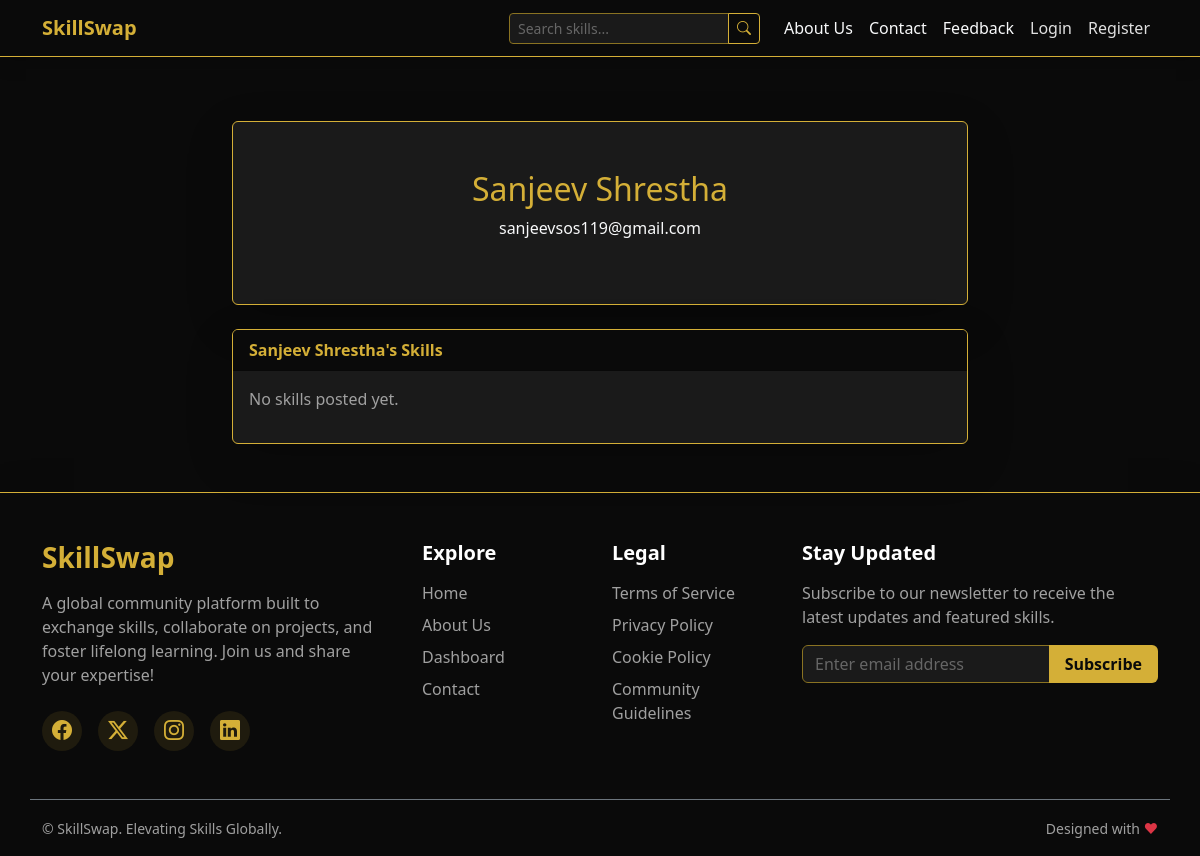
The page /user/Sanjeev Shrestha on the database as committed earlier.
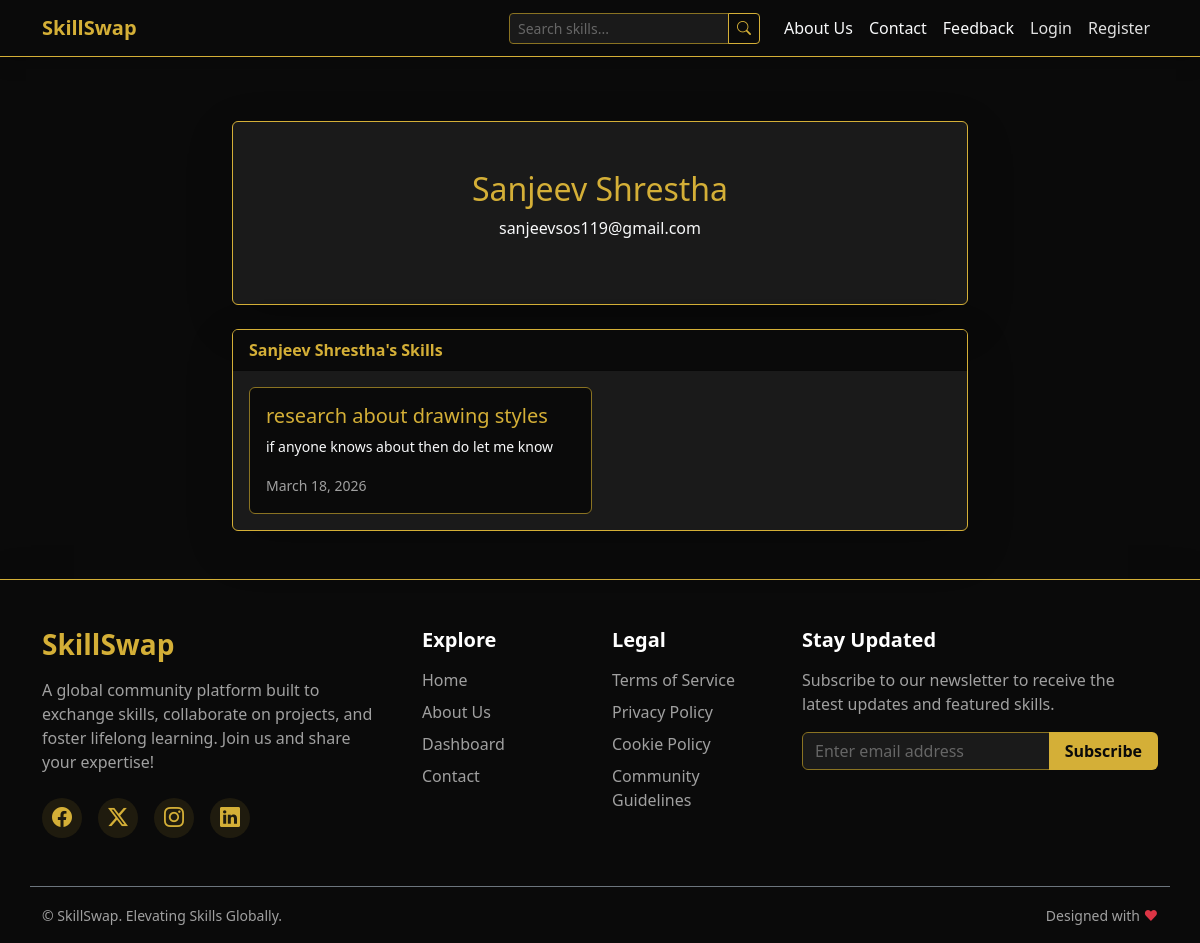
The same page on the database as committed later.
### models.py (models this page shows)
class Skill(db.Model):
    id = db.Column(db.Integer, primary_key=True)
    title = db.Column(db.String(100), nullable=False)
    description = db.Column(db.Text, nullable=False)
    date_posted = db.Column(db.DateTime, nullable=False, default=datetime.utcnow)
    user_id = db.Column(db.Integer, db.ForeignKey('user.id'), nullable=False)
    category_id = db.Column(db.Integer, db.ForeignKey('category.id'), nullable=False)
    comments = db.relationship('Comment', backref='skill', lazy=True)
    likes = db.relationship('Like', backref='skill', lazy=True)

### app.py (the view)
@app.route("/user/<username>")
def user_profile(username):
    user = User.query.filter_by(username=username).first_or_404()
    skills = Skill.query.filter_by(author=user).order_by(Skill.date_posted.desc()).all()
    return render_template('user_profile.html', user=user, skills=skills)

### templates/user_profile.html (shortened to what this page needs)
{% extends "base.html" %}
{% block content %}
<div class="row justify-content-center">
    <div class="col-lg-8">
        <div class="card bg-dark border-gold shadow-lg mt-4">
            <div class="card-body p-5 text-center">
                <h2 class="text-gold">{{ user.username }}</h2>
                <p class="text-light">{{ user.email }}</p>
            </div>
        </div>
        <div class="card bg-dark border-gold shadow-lg mt-4">
            <div class="card-header bg-darkest text-gold fw-bold">
                {{ user.username }}'s Skills
            </div>
            <div class="card-body">
                {% if skills %}
                <div class="row g-3">
                    {% for skill in skills %}
                    <div class="col-md-6">
                        <div class="card h-100 bg-darkest border-gold-subtle">
                            <div class="card-body">
                                <h5 class="card-title"><a href="{{ url_for('skill', skill_id=skill.id) }}" class="text-gold text-decoration-none">{{ skill.title }}</a></h5>
                                <p class="card-text text-light small">{{ skill.description|truncate(100) }}</p>
                                <small class="text-secondary">{{ skill.date_posted.strftime('%B %d, %Y') }}</small>
                            </div>
                        </div>
                    </div>
                    {% endfor %}
                </div>
                {% else %}
                <p class="text-muted">No skills posted yet.</p>
                {% endif %}
            </div>
        </div>
    </div>
</div>
{% endblock %}

Rows that differ between the two databases and show on the page:
added Skill: title "research about drawing styles", description "if anyone knows about then do let me know", date_posted "March 18, 2026"
Other text that changed with them:
text no longer shown: "No skills posted yet."
